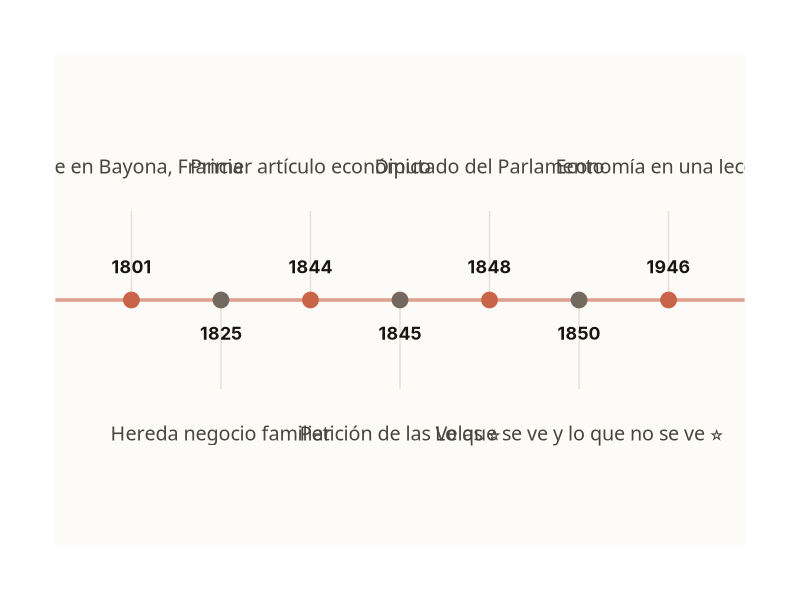

This figure's R source:
## ---- chunk 1
#| warning: false
#| echo: false
#| fig-width: 10
#| fig-height: 5

library(ggplot2)
library(dplyr)

# 1. Preparar los datos
timeline_data <- data.frame(
  year = c(1801, 1825, 1844, 1845, 1848, 1850, 1946),
  event = c("Nace en Bayona, Francia", 
            "Hereda negocio familiar", 
            "Primer artículo económico", 
            "Petición de las Velas ⭐", 
            "Diputado del Parlamento", 
            "Lo que se ve y lo que no se ve ⭐", 
            "Economía en una lección"),
  side = c(1, -1, 1, -1, 1, -1, 1) 
)

# Creamos un índice para que los puntos se distribuyan equitativamente
timeline_data <- timeline_data %>%
  mutate(idx = row_number())

# 2. Crear el gráfico
timeline_plot <- ggplot(timeline_data, aes(x = idx, y = 0)) +
  # Línea central
  geom_hline(yintercept = 0, color = "#c86448", linewidth = 1.2, alpha = 0.6) +
  # Segmentos verticales
  geom_segment(aes(x = idx, xend = idx, y = 0, yend = side * 0.4), 
               color = "#e6dfd5", linetype = "solid") +
  # Puntos
  geom_point(aes(color = factor(side)), size = 5) +
  # Años (Inter)
  geom_text(aes(y = side * 0.15, label = year), 
            family = "Inter", fontface = "bold", size = 4.5, color = "#1a1512") +
  # Eventos (Crimson Pro) 
  geom_text(aes(y = side * 0.6, label = event), 
            family = "Crimson Pro", size = 5, lineheight = 0.9, color = "#4a443e") +
  # Colores y Escalas
  scale_color_manual(values = c("#73695f", "#c86448")) +
  expand_limits(y = c(-1, 1), x = c(0.5, 7.5)) +
  theme_void() + 
  theme(
    legend.position = "none",
    plot.margin = margin(40, 40, 40, 40),
    panel.background = element_rect(fill = "#fdfbf7", color = NA)
  )

print(timeline_plot)
